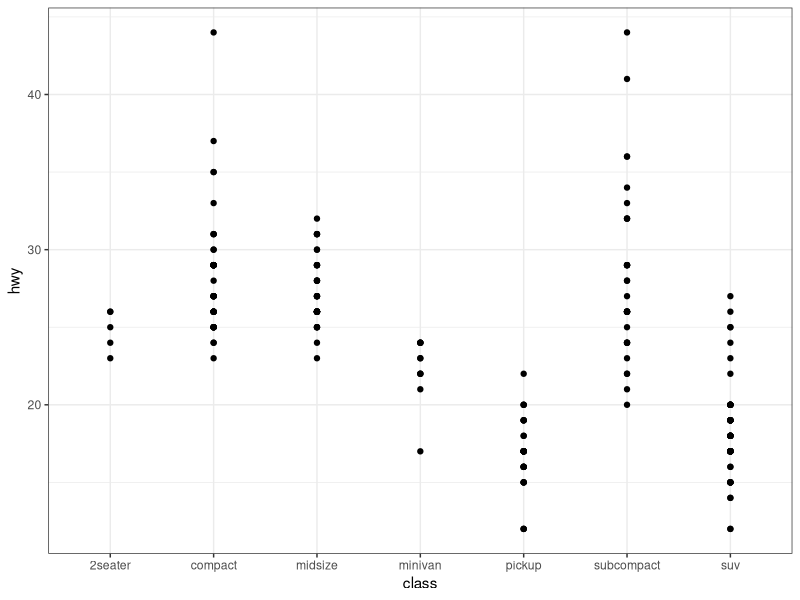
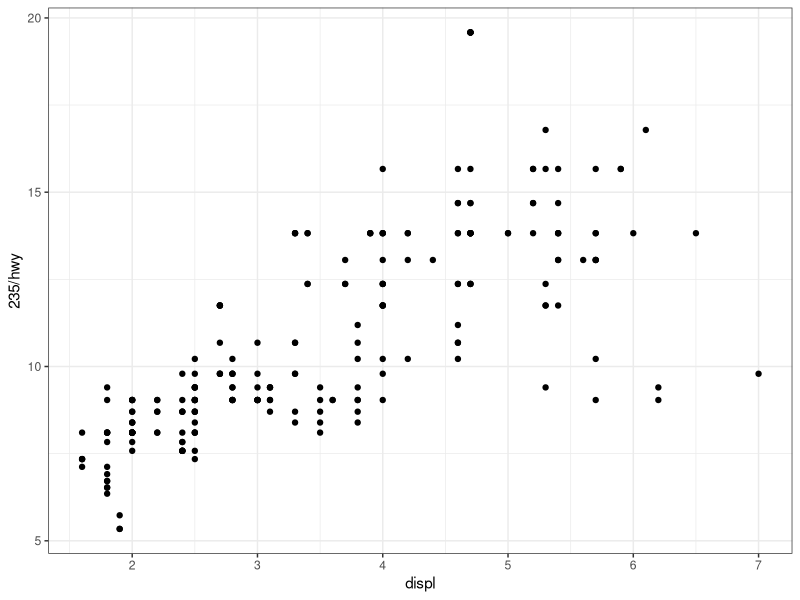
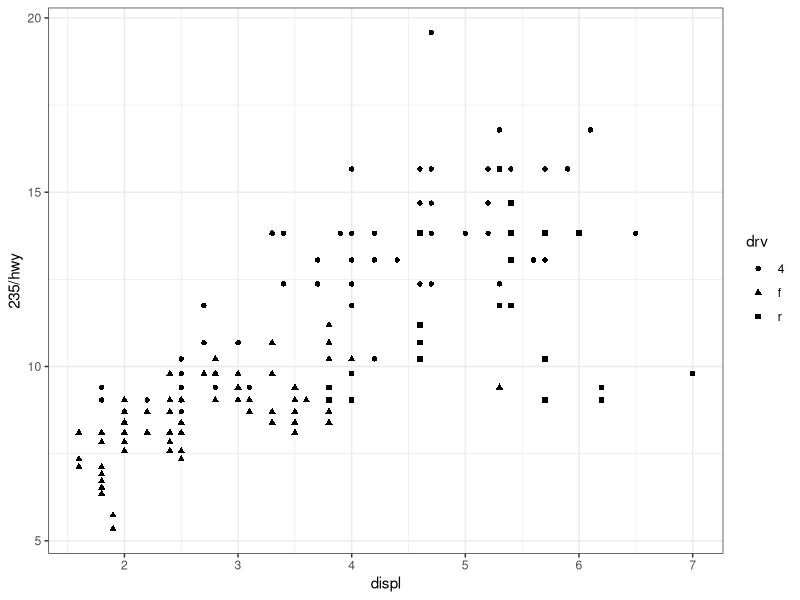
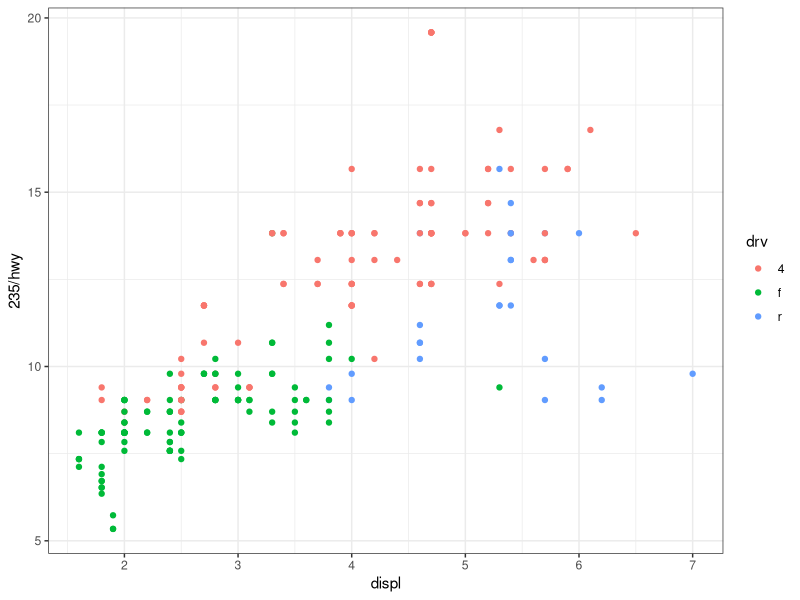
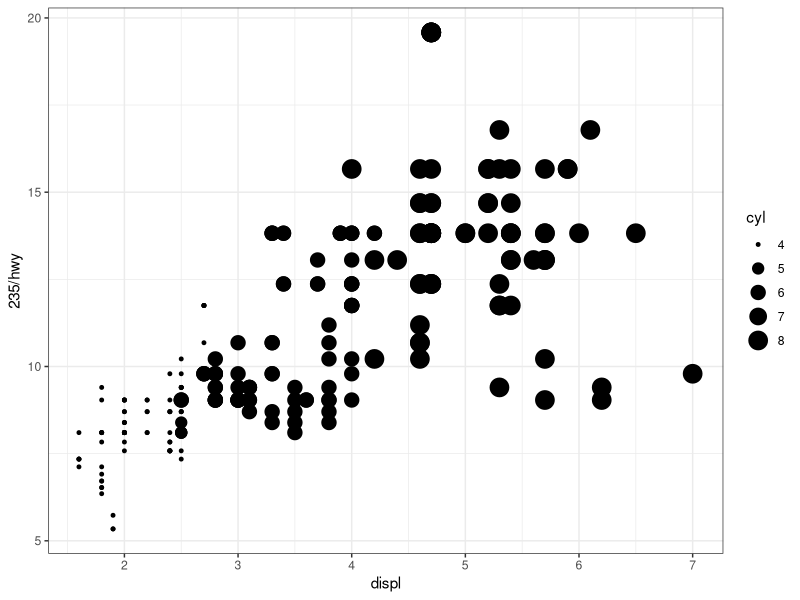
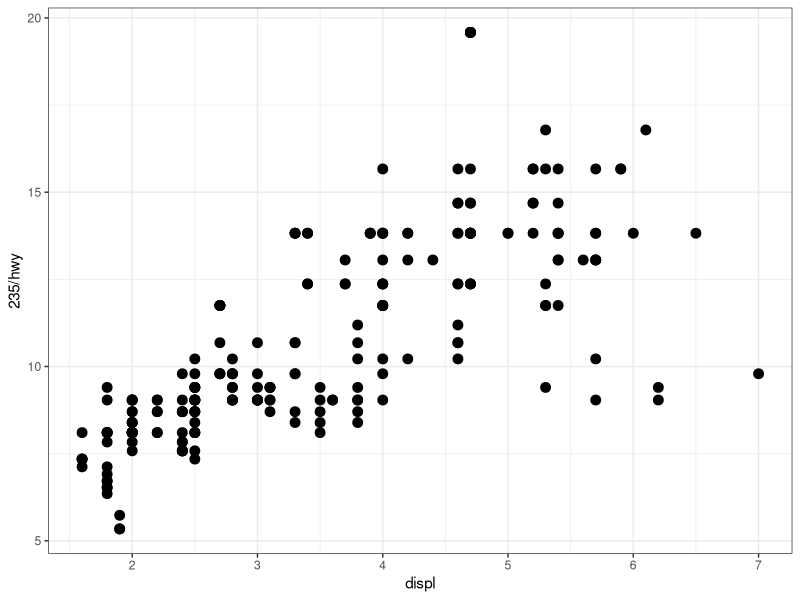

R code for these plots, in order:
library(tidyverse)
theme_set(theme_bw())

#' # Caption
#'
#' ## Subcaption
#'
#' This is **bold** and *emphasized* text.

mpg_plot <- ggplot(data = mpg)

# Basic scatterplot
simple_scatter_plot <-
  mpg_plot + # comment
  geom_point(mapping = aes(x = class, y = hwy))

simple_scatter_plot

mpg_plot +
  geom_point(
    mapping = aes(x = displ, y = 235 / hwy)
  )

mpg_plot +
  geom_point(
    mapping = aes(x = displ, y = 235 / hwy, shape = drv)
  )

mpg_plot +
  geom_point(
    mapping = aes(x = displ, y = 235 / hwy, color = drv)
  )

mpg_plot +
  geom_point(
    mapping = aes(x = displ, y = 235 / hwy, size = cyl)
  )

mpg_plot +
  geom_point(
    mapping = aes(x = displ, y = 235 / hwy), size = 3
  )
